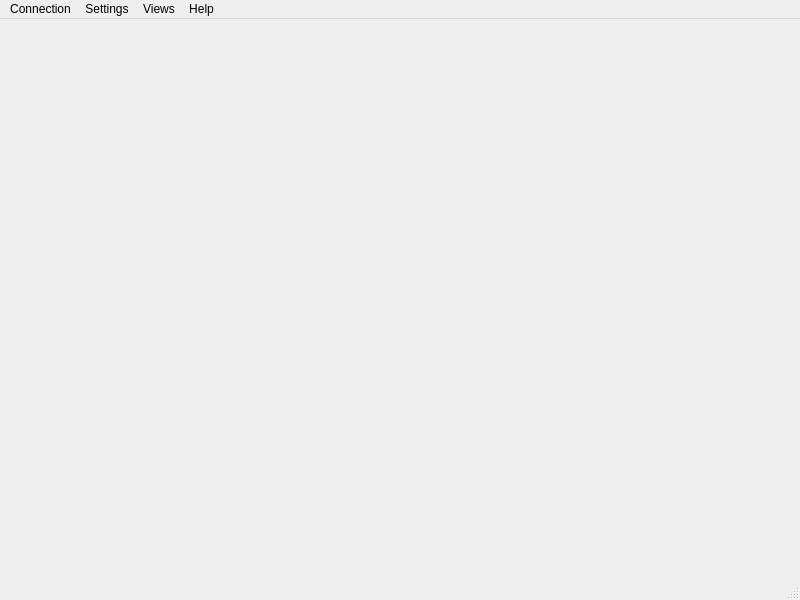
<ui version="4.0" >
 <class>MainWin</class>
 <widget class="QMainWindow" name="MainWin" >
  <property name="geometry" >
   <rect>
    <x>0</x>
    <y>0</y>
    <width>800</width>
    <height>600</height>
   </rect>
  </property>
  <property name="windowTitle" >
   <string>MainWindow</string>
  </property>
  <widget class="QWidget" name="centralwidget" />
  <widget class="QMenuBar" name="menubar" >
   <property name="geometry" >
    <rect>
     <x>0</x>
     <y>0</y>
     <width>800</width>
     <height>29</height>
    </rect>
   </property>
   <widget class="QMenu" name="menuViews" >
    <property name="title" >
     <string>Views</string>
    </property>
   </widget>
   <widget class="QMenu" name="menuHelp" >
    <property name="title" >
     <string>Help</string>
    </property>
   </widget>
   <widget class="QMenu" name="menuConnection" >
    <property name="title" >
     <string>Connection</string>
    </property>
    <addaction name="actionNetworkList" />
    <addaction name="actionQuickConnect" />
    <addaction name="separator" />
    <addaction name="actionDisconnect" />
    <addaction name="actionReconnect" />
    <addaction name="separator" />
    <addaction name="actionJoinChannel" />
    <addaction name="separator" />
    <addaction name="actionSetAwayGlobally" />
    <addaction name="separator" />
    <addaction name="actionQuit" />
   </widget>
   <widget class="QMenu" name="menuSettings" >
    <property name="title" >
     <string>Settings</string>
    </property>
    <addaction name="actionEditIdentities" />
   </widget>
   <addaction name="menuConnection" />
   <addaction name="menuSettings" />
   <addaction name="menuViews" />
   <addaction name="menuHelp" />
  </widget>
  <widget class="QStatusBar" name="statusbar" />
  <action name="actionNetworkList" >
   <property name="text" >
    <string>&amp;Network List...</string>
   </property>
   <property name="shortcut" >
    <string>F2</string>
   </property>
  </action>
  <action name="actionQuickConnect" >
   <property name="enabled" >
    <bool>false</bool>
   </property>
   <property name="text" >
    <string>Quick &amp;Connect...</string>
   </property>
  </action>
  <action name="actionDisconnect" >
   <property name="enabled" >
    <bool>false</bool>
   </property>
   <property name="text" >
    <string>Disconnect</string>
   </property>
  </action>
  <action name="actionReconnect" >
   <property name="enabled" >
    <bool>false</bool>
   </property>
   <property name="text" >
    <string>Reconnect</string>
   </property>
  </action>
  <action name="actionJoinChannel" >
   <property name="enabled" >
    <bool>false</bool>
   </property>
   <property name="text" >
    <string>Join Channel...</string>
   </property>
  </action>
  <action name="actionSetAwayGlobally" >
   <property name="enabled" >
    <bool>false</bool>
   </property>
   <property name="text" >
    <string>Set Away globally</string>
   </property>
  </action>
  <action name="actionQuit" >
   <property name="text" >
    <string>Quit...</string>
   </property>
  </action>
  <action name="actionEditIdentities" >
   <property name="text" >
    <string>Edit Identities...</string>
   </property>
  </action>
 </widget>
 <resources/>
 <connections>
  <connection>
   <sender>actionQuit</sender>
   <signal>activated()</signal>
   <receiver>MainWin</receiver>
   <slot>close()</slot>
   <hints>
    <hint type="sourcelabel" >
     <x>-1</x>
     <y>-1</y>
    </hint>
    <hint type="destinationlabel" >
     <x>399</x>
     <y>299</y>
    </hint>
   </hints>
  </connection>
 </connections>
</ui>
